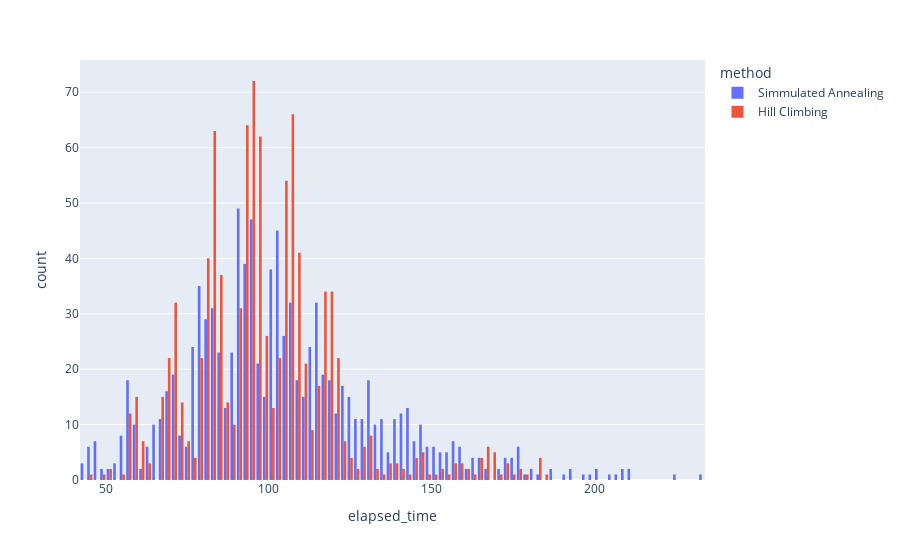

Notebook source saved alongside this figure:
### Markdown cell above
### Elapsed Time

### Code cell
fig = px.histogram(df_stats, x='elapsed_time', nbins=100, histfunc='count', color='method', barmode='group')
fig.show()

### Figure 1 — Plotly figure (JSON) as saved in the notebook; plotly's stock layout.template omitted (floating-point values rounded to 4 significant figures; data arrays with more than 128 entries replaced by an {"elided": "..."} marker saying what was removed)
{"data": [{"alignmentgroup": "True", "bingroup": "x", "histfunc": "count", "hovertemplate": "method=Simmulated Annealing<br>elapsed_time=%{x}<br>count=%{y}<extra></extra>", "legendgroup": "Simmulated Annealing", "marker": {"color": "#636efa", "pattern": {"shape": ""}}, "name": "Simmulated Annealing", "nbinsx": 100, "offsetgroup": "Simmulated Annealing", "orientation": "v", "showlegend": true, "type": "histogram", "x": {"elided": "1000 float values"}, "xaxis": "x", "yaxis": "y"}, {"alignmentgroup": "True", "bingroup": "x", "histfunc": "count", "hovertemplate": "method=Hill Climbing<br>elapsed_time=%{x}<br>count=%{y}<extra></extra>", "legendgroup": "Hill Climbing", "marker": {"color": "#EF553B", "pattern": {"shape": ""}}, "name": "Hill Climbing", "nbinsx": 100, "offsetgroup": "Hill Climbing", "orientation": "v", "showlegend": true, "type": "histogram", "x": {"elided": "1000 float values"}, "xaxis": "x", "yaxis": "y"}], "layout": {"barmode": "group", "legend": {"title": {"text": "method"}, "tracegroupgap": 0}, "margin": {"t": 60}, "xaxis": {"anchor": "y", "domain": [0, 1], "title": {"text": "elapsed_time"}}, "yaxis": {"anchor": "x", "domain": [0, 1], "title": {"text": "count"}}}}
